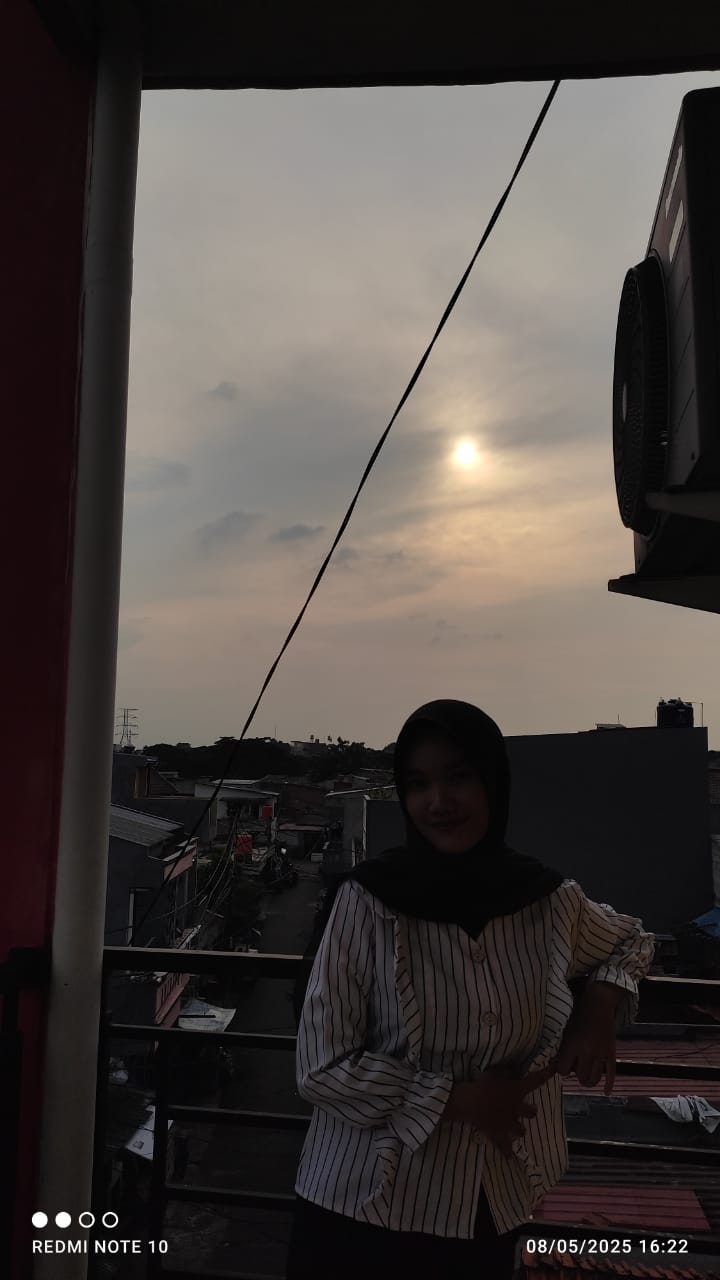
#> input picture UTS_PCD_A/img_orang.jpg, 720 x 1280 px
$ jupyter execute --allow-errors 'SOAL UTS PCD NO 3.ipynb'
#> lines starting #> are read from the running program, lines starting #| are printed output that depends on the picture
## Import Library

[cell 1]
import cv2
import numpy as np
import matplotlib.pyplot as plt

## Loding Gambar

[cell 2]
image_path = 'img_orang.jpg'  # Pastikan gambar ada di folder yang sama
image = cv2.imread(image_path)
#> image is the input picture: shape (1280, 720, 3); mean B, G, R 64.5, 67.7, 74

## Cek jika gambar gagal dimuat

[cell 3]
if image is None:
    raise FileNotFoundError(f"Gambar '{img_orang}' tidak ditemukan.")

## Konversi BGR (OpenCV) ke RGB (matplotlib)

[cell 4]
image_rgb = cv2.cvtColor(image, cv2.COLOR_BGR2RGB)

## Konversi ke grayscale

[cell 5]
gray = cv2.cvtColor(image, cv2.COLOR_BGR2GRAY)
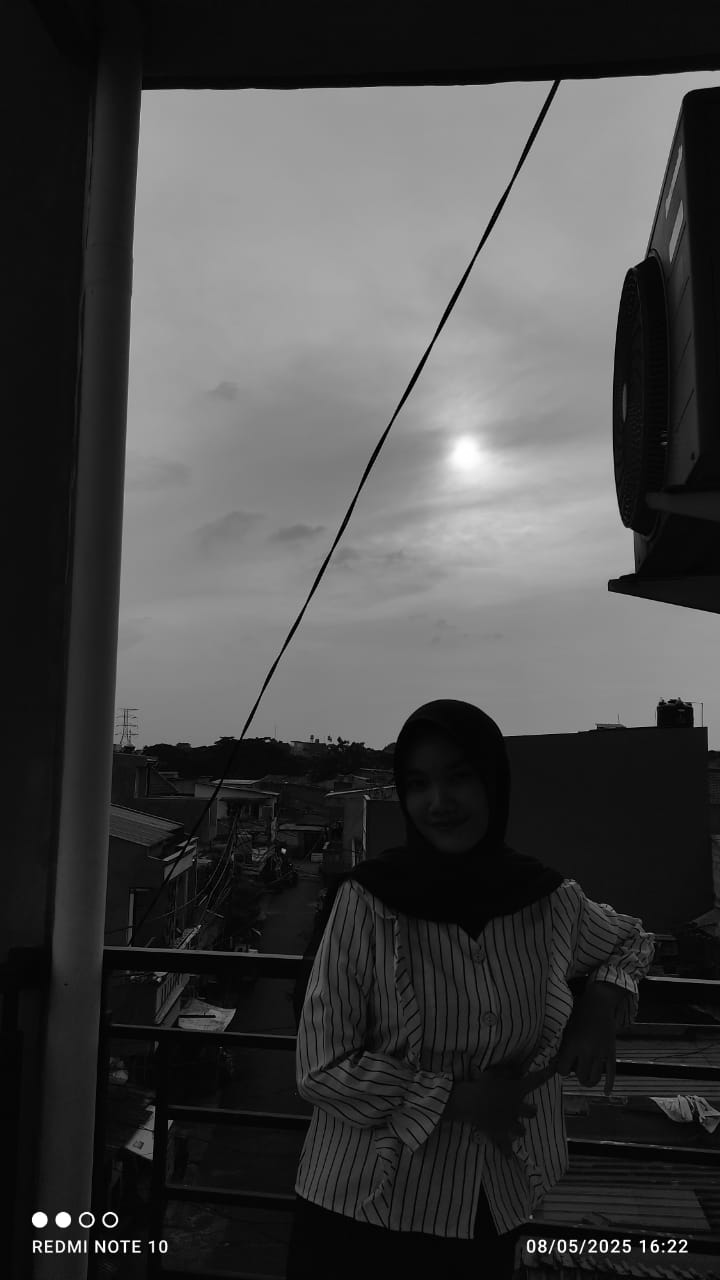
#> gray: shape (1280, 720); min 0, max 255, mean 69.2

## Histogram Equalization

[cell 6]
hist_eq = cv2.equalizeHist(gray)
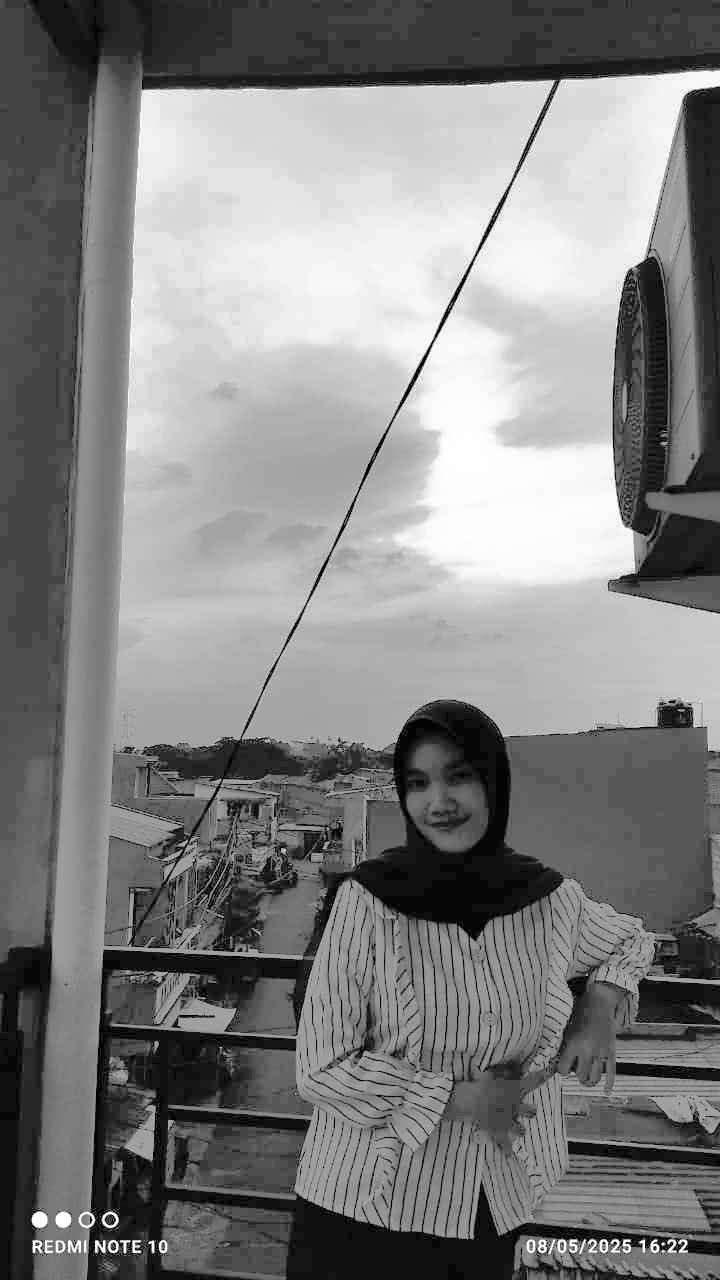
#> hist_eq: shape (1280, 720); min 0, max 255, mean 129.5

## Manual Contrast Stretching

[cell 7]
# Manual brightness + contrast adjustment (dipencerah dan diperkontras)
alpha = 1.5  # Kontras (1.0 = normal)
beta = 40    # Kecerahan (0 = normal)
bright_contrast = cv2.convertScaleAbs(gray, alpha=alpha, beta=beta)
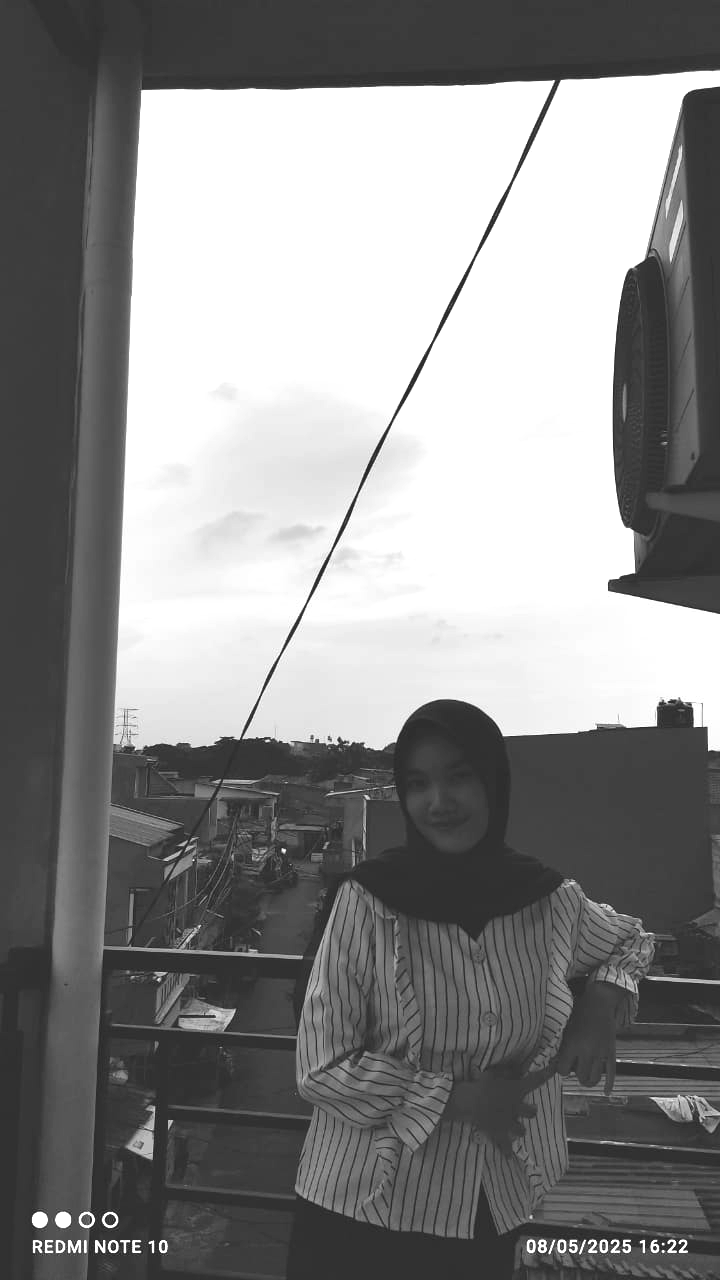
#> bright_contrast: shape (1280, 720); min 40, max 255, mean 137.2
